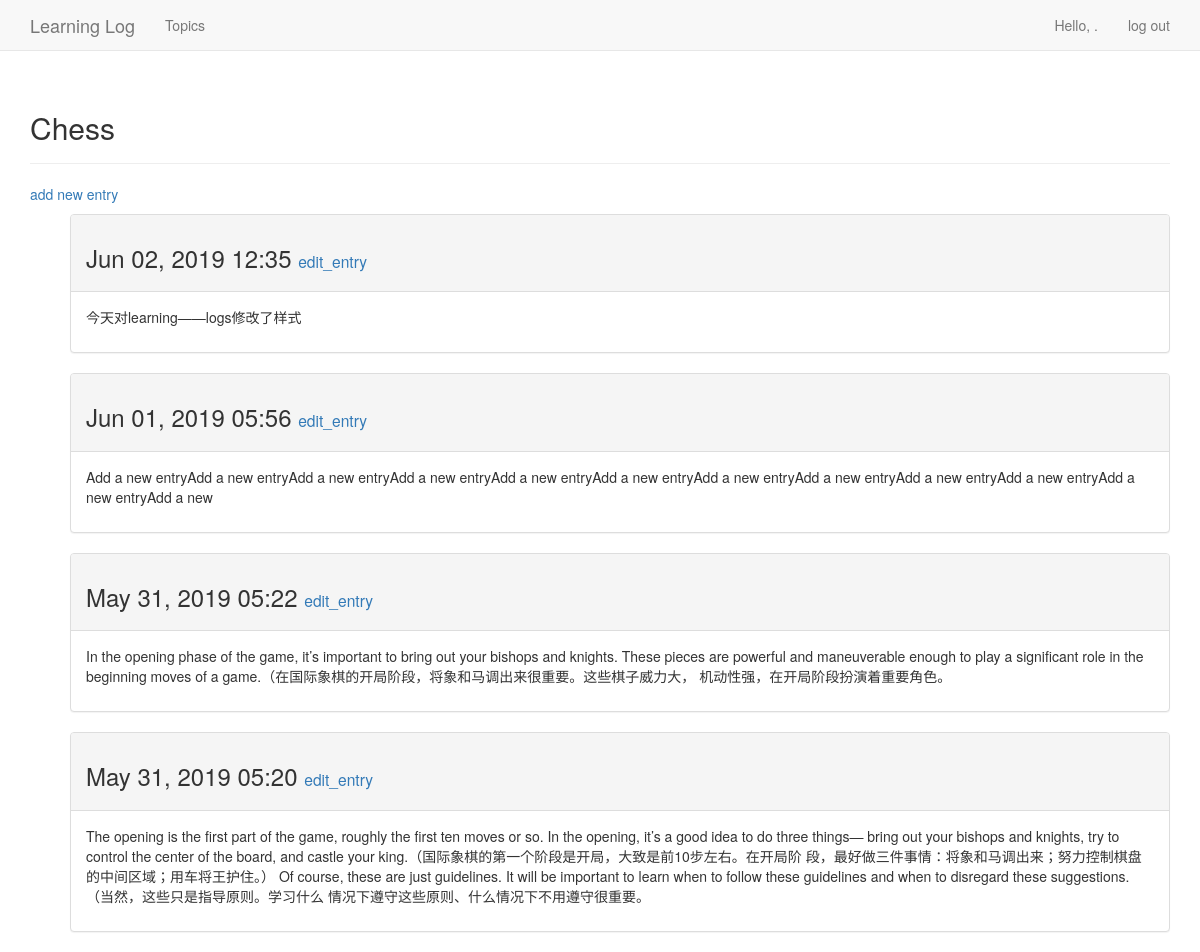
The page /topics/1/ (signed in) on the database its author committed.
### learning_logs/models.py (models this page shows, shortened)
class Topic(models.Model):
    text = models.CharField(max_length=200)
    data_added = models.DateTimeField(auto_now_add=True)
    owner = models.ForeignKey(User, on_delete=models.CASCADE)
    def __str__(self):
        return self.text

class Entry(models.Model):
    topic = models.ForeignKey(Topic, on_delete=models.CASCADE)
    text = models.TextField()
    data_added = models.DateTimeField(auto_now_add=True)
    class Meta:
        verbose_name_plural = 'entries'

### learning_logs/views.py (the view)
# urls.py: url(r'^topics/(?P<topic_id>\d+)/$', views.topic, name='topic'),
@login_required
def topic(request, topic_id):
    topic = Topic.objects.get(id=topic_id)
    if topic.owner != request.user:
        raise Http404
    entries = topic.entry_set.order_by('-data_added')  # 减号指定以降序排列
    context = {'topic': topic, 'entries': entries}
    return render(request, 'learning_logs/topic.html', context)

### learning_logs/templates/learning_logs/topic.html
{% extends "learning_logs/base.html" %}
{% block header%}
    <h2>{{topic}}</h2>
{% endblock header%}
{% block content %}
    <p>
        <a href="{% url 'learning_logs:new_entry' topic.id %}">add new entry</a>
    </p>
    <ul>
        {% for entry in entries %}
            <div class="panel panel-default">
                <div class="panel-heading">
                    <h3>
                        {{ entry.data_added|date:'M d, Y H:i'}}
                        <small>
                            <a href="{% url 'learning_logs:edit_entry' entry.id %}">edit_entry</a>
                        </small>
                    </h3>
                </div>
                <div class="panel-body">
                    {{ entry.text|linebreaks }}
                </div>
            </div>
        {% empty %}
            <li>There are no entries for this topic yet.</li>
        {% endfor %}
    </ul>
{% endblock content %}

### learning_logs/templates/learning_logs/base.html (shortened to what this page needs)
{% load bootstrap3 %}
<!DOCTYPE html>
<html lang="en">
<head>
    {% bootstrap_css %}
</head>
<body>
    <nav class="navbar navbar-default navbar-static-top">
        <div class="container">
            <div class="navbar-header">
                <a class="navbar-brand" href="{% url 'learning_logs:index'%}">
                    Learning Log
                </a>
            </div>
            <div id="navbar" class="navbar-collapse collapse">
                <ul class="nav navbar-nav">
                    <li><a href="{% url 'learning_logs:topics' %}">Topics</a></li>
                </ul>
                <ul class="nav navbar-nav navbar-right">
                    {% if user.is_authenticated %}
                        <li><a>Hello, {{username}}.</a></li>
                        <li><a href="{% url 'users:logout'%}">log out</a></li>
                    {% else %}
                        <li><a href="{% url 'users:register'%}">register</a></li>
                        <li><a href="{% url 'users:login'%}">log in</a></li>
                    {% endif %}
                </ul>
            </div>
        </div>
    </nav>
    <div class="container">
        <div class="page-header">
            {% block header %}{% endblock header%}
        </div>
        <div>
            {% block content %}{% endblock content%}
        </div>
    </div>
    {% bootstrap_css %}
</body>
</html>

### rows shown on the page
Topic: text "Chess"
Entry: data_added "Jun 02, 2019 12:35", text "今天对learning——logs修改了样式"
Entry: data_added "Jun 01, 2019 05:56", text "Add a new entryAdd a new entryAdd a new entryAdd a new entryAdd a new entryAdd a new entryAdd a new entryAdd a new entryAdd a new entryAdd a new entryAdd a new entryAdd a new"
Entry: data_added "May 31, 2019 05:22", text "In the opening phase of the game, it’s important to bring out your bishops and knights. These pieces are powerful and maneuverable enough to play a significant role in the beginning moves of a game.（在国际象棋的开局阶段，将象和马调出来很重要。这些棋子威力大， 机动性强，在开局阶段扮演着重要角色。"
Entry: data_added "May 31, 2019 05:20", text "The opening is the first part of the game, roughly the first ten moves or so. In the opening, it’s a good idea to do three things— bring out your bishops and knights, try to control the center of the board, and castle your king.（国际象棋的第一个阶段是开局，大致是前10步左右。在开局阶 段，最好做三件事情：将象和马调出来；努力控制棋盘的中间区域；用车将王护住。） Of course, these are just guidelines. It will be important to learn when to follow these guidelines and when to disregard these suggestions.（当然，这些只是指导原则。学习什么 情况下遵守这些原则、什么情况下不用遵守很重要。"
